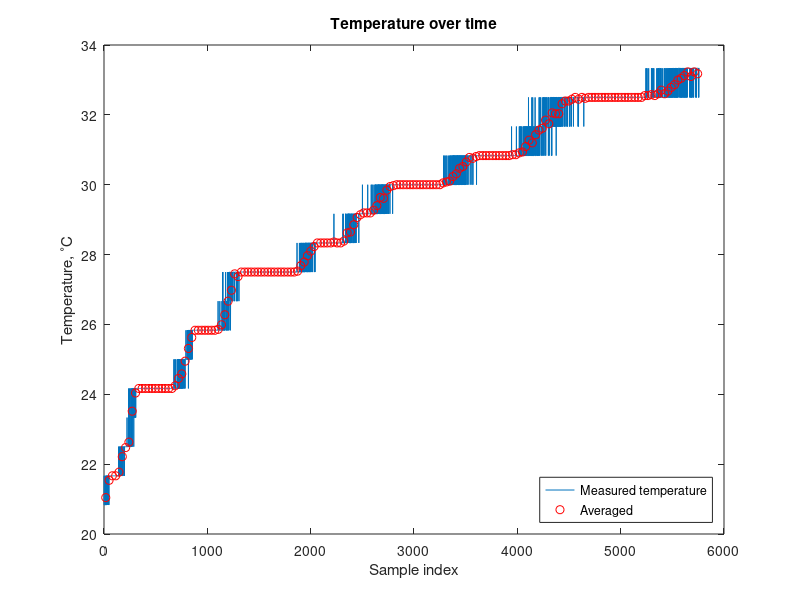

MATLAB code to generate this figure:
adc = importdata('temp.txt');
adc(1:611) = [];
adc(5761:end) = [];
adc = (adc - 319)/1.2;
plot(adc);

for i=1:32:length(adc)
	xbar(ceil(i/32)) = mean(adc(i:i+31));
	n(ceil(i/32)) = i + 16;
end
hold on;
scatter(n,xbar,'r');
xlabel('Sample index');
ylabel('Temperature, ^\circC');
title('Temperature over time');
legend('Measured temperature','Averaged','location','southeast');